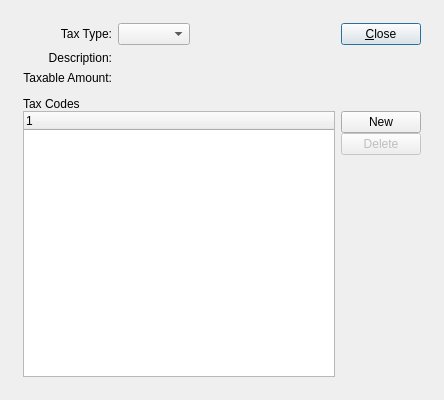
<?xml version="1.0" encoding="UTF-8"?>
<ui version="4.0">
 <comment>This file is part of the xTuple ERP: PostBooks Edition, a free and
open source Enterprise Resource Planning software suite,
Copyright (c) 1999-2010 by OpenMFG LLC, d/b/a xTuple.
It is licensed to you under the Common Public Attribution License
version 1.0, the full text of which (including xTuple-specific Exhibits)
is available at www.xtuple.com/CPAL.  By using this software, you agree
to be bound by its terms.</comment>
 <class>taxDetail</class>
 <widget class="QDialog" name="taxDetail">
  <property name="geometry">
   <rect>
    <x>0</x>
    <y>0</y>
    <width>444</width>
    <height>400</height>
   </rect>
  </property>
  <property name="windowTitle">
   <string>Tax Detail</string>
  </property>
  <layout class="QGridLayout" name="gridLayout_4">
   <item row="0" column="0">
    <layout class="QGridLayout" name="gridLayout_3">
     <property name="margin">
      <number>12</number>
     </property>
     <property name="spacing">
      <number>12</number>
     </property>
     <item row="0" column="0">
      <layout class="QHBoxLayout" name="horizontalLayout">
       <item>
        <layout class="QVBoxLayout" name="verticalLayout_2">
         <item>
          <layout class="QGridLayout" name="gridLayout_2">
           <item row="0" column="0">
            <widget class="XLabel" name="_taxTypeLit">
             <property name="text">
              <string>Tax Type:</string>
             </property>
             <property name="alignment">
              <set>Qt::AlignRight|Qt::AlignTrailing|Qt::AlignVCenter</set>
             </property>
            </widget>
           </item>
           <item row="0" column="1">
            <layout class="QHBoxLayout" name="horizontalLayout_2">
             <item>
              <widget class="XComboBox" name="_taxType">
               <property name="allowNull">
                <bool>true</bool>
               </property>
               <property name="type">
                <enum>XComboBox::TaxTypes</enum>
               </property>
              </widget>
             </item>
             <item>
              <spacer name="horizontalSpacer_2">
               <property name="orientation">
                <enum>Qt::Horizontal</enum>
               </property>
               <property name="sizeHint" stdset="0">
                <size>
                 <width>40</width>
                 <height>20</height>
                </size>
               </property>
              </spacer>
             </item>
            </layout>
           </item>
           <item row="2" column="0">
            <widget class="XLabel" name="_subtotalLit">
             <property name="text">
              <string>Taxable Amount:</string>
             </property>
             <property name="alignment">
              <set>Qt::AlignRight|Qt::AlignTrailing|Qt::AlignVCenter</set>
             </property>
            </widget>
           </item>
           <item row="2" column="1">
            <widget class="CurrCluster" name="_subtotal">
             <property name="enabled">
              <bool>false</bool>
             </property>
            </widget>
           </item>
           <item row="1" column="1">
            <widget class="QLabel" name="_descrip">
             <property name="text">
              <string/>
             </property>
            </widget>
           </item>
           <item row="1" column="0">
            <widget class="XLabel" name="_descripLit">
             <property name="text">
              <string>Description:</string>
             </property>
             <property name="alignment">
              <set>Qt::AlignRight|Qt::AlignTrailing|Qt::AlignVCenter</set>
             </property>
            </widget>
           </item>
          </layout>
         </item>
         <item>
          <spacer>
           <property name="orientation">
            <enum>Qt::Vertical</enum>
           </property>
           <property name="sizeHint" stdset="0">
            <size>
             <width>305</width>
             <height>0</height>
            </size>
           </property>
          </spacer>
         </item>
        </layout>
       </item>
       <item>
        <spacer name="horizontalSpacer">
         <property name="orientation">
          <enum>Qt::Horizontal</enum>
         </property>
         <property name="sizeHint" stdset="0">
          <size>
           <width>13</width>
           <height>57</height>
          </size>
         </property>
        </spacer>
       </item>
       <item>
        <layout class="QVBoxLayout">
         <property name="spacing">
          <number>0</number>
         </property>
         <item>
          <layout class="QVBoxLayout">
           <property name="spacing">
            <number>0</number>
           </property>
           <item>
            <widget class="QPushButton" name="_cancel">
             <property name="text">
              <string>&amp;Close</string>
             </property>
            </widget>
           </item>
          </layout>
         </item>
         <item>
          <spacer>
           <property name="orientation">
            <enum>Qt::Vertical</enum>
           </property>
           <property name="sizeType">
            <enum>QSizePolicy::Expanding</enum>
           </property>
           <property name="sizeHint" stdset="0">
            <size>
             <width>20</width>
             <height>0</height>
            </size>
           </property>
          </spacer>
         </item>
        </layout>
       </item>
      </layout>
     </item>
     <item row="1" column="0">
      <widget class="QFrame" name="_frame">
       <property name="sizePolicy">
        <sizepolicy hsizetype="Preferred" vsizetype="Expanding">
         <horstretch>0</horstretch>
         <verstretch>1</verstretch>
        </sizepolicy>
       </property>
       <property name="frameShape">
        <enum>QFrame::NoFrame</enum>
       </property>
       <property name="frameShadow">
        <enum>QFrame::Raised</enum>
       </property>
       <layout class="QGridLayout" name="gridLayout">
        <property name="margin">
         <number>0</number>
        </property>
        <property name="spacing">
         <number>0</number>
        </property>
        <item row="0" column="0">
         <layout class="QVBoxLayout" name="verticalLayout_3">
          <property name="spacing">
           <number>0</number>
          </property>
          <item>
           <widget class="QLabel" name="label_2">
            <property name="text">
             <string>Tax Codes</string>
            </property>
           </widget>
          </item>
          <item>
           <layout class="QHBoxLayout" name="horizontalLayout_4">
            <item>
             <widget class="XTreeWidget" name="_taxcodes"/>
            </item>
            <item>
             <layout class="QVBoxLayout" name="verticalLayout">
              <property name="spacing">
               <number>0</number>
              </property>
              <item>
               <widget class="QPushButton" name="_new">
                <property name="text">
                 <string>New</string>
                </property>
               </widget>
              </item>
              <item>
               <widget class="QPushButton" name="_delete">
                <property name="enabled">
                 <bool>false</bool>
                </property>
                <property name="text">
                 <string>Delete</string>
                </property>
               </widget>
              </item>
              <item>
               <spacer name="verticalSpacer">
                <property name="orientation">
                 <enum>Qt::Vertical</enum>
                </property>
                <property name="sizeHint" stdset="0">
                 <size>
                  <width>20</width>
                  <height>40</height>
                 </size>
                </property>
               </spacer>
              </item>
             </layout>
            </item>
           </layout>
          </item>
         </layout>
        </item>
       </layout>
      </widget>
     </item>
    </layout>
   </item>
  </layout>
 </widget>
 <layoutdefault spacing="6" margin="11"/>
 <pixmapfunction>qPixmapFromMimeSource</pixmapfunction>
 <customwidgets>
  <customwidget>
   <class>CurrCluster</class>
   <extends>CurrDisplay</extends>
   <header>currcluster.h</header>
  </customwidget>
  <customwidget>
   <class>CurrDisplay</class>
   <extends>QWidget</extends>
   <header>currcluster.h</header>
  </customwidget>
  <customwidget>
   <class>XComboBox</class>
   <extends>QComboBox</extends>
   <header>xcombobox.h</header>
  </customwidget>
  <customwidget>
   <class>XLabel</class>
   <extends>QLabel</extends>
   <header>xlabel.h</header>
  </customwidget>
  <customwidget>
   <class>XTreeWidget</class>
   <extends>QTreeWidget</extends>
   <header>xtreewidget.h</header>
   <container>1</container>
  </customwidget>
 </customwidgets>
 <tabstops>
  <tabstop>_cancel</tabstop>
 </tabstops>
 <resources/>
 <connections>
  <connection>
   <sender>_taxcodes</sender>
   <signal>valid(bool)</signal>
   <receiver>_delete</receiver>
   <slot>setEnabled(bool)</slot>
   <hints>
    <hint type="sourcelabel">
     <x>158</x>
     <y>360</y>
    </hint>
    <hint type="destinationlabel">
     <x>341</x>
     <y>294</y>
    </hint>
   </hints>
  </connection>
 </connections>
</ui>
